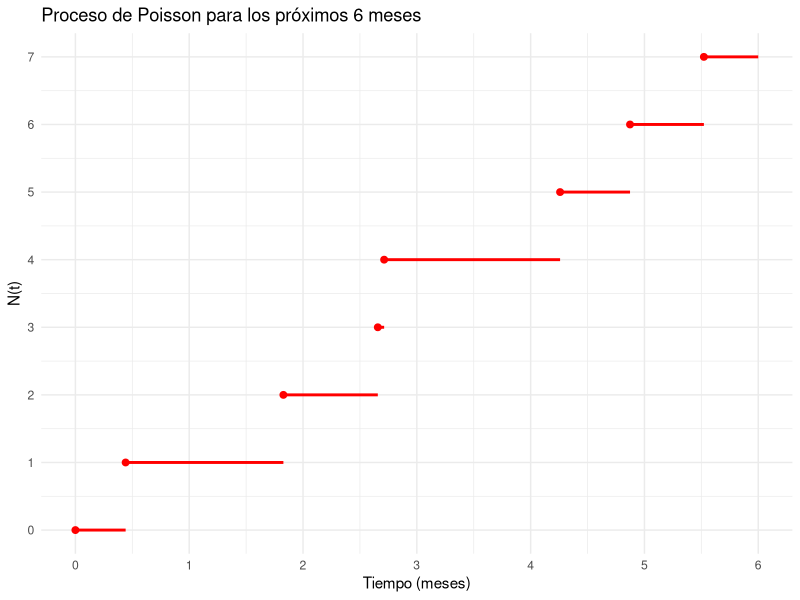

The R script that drew this image:
library(ggplot2)

ProcesoPois <- function(t, lambda){
  N <- rpois(1, t * lambda)
  C <- sort(runif(N, 0, t))
  data.frame(x = c(0, C), y = 0:N)
}

# Datos simulados
N6 <- ProcesoPois(6, 1.5)

# Construcción de segmentos horizontales
segmentos <- data.frame(
  x_inicio = N6$x,
  x_fin = c(N6$x[-1], 6),  # finaliza en 6
  y = N6$y
)

# Gráfico con solo líneas horizontales y puntos
ggplot() +
  geom_segment(data = segmentos, aes(x = x_inicio, xend = x_fin, y = y, yend = y),
               color = "red", size = 1) +
  geom_point(data = N6, aes(x = x, y = y), color = "red", size = 2) +
  scale_x_continuous(name = "Tiempo (meses)", breaks = seq(0, 6, by = 1)) +
  scale_y_continuous(name = "N(t)", breaks = 0:max(N6$y)) +
  ggtitle("Proceso de Poisson para los próximos 6 meses") +
  theme_minimal()
